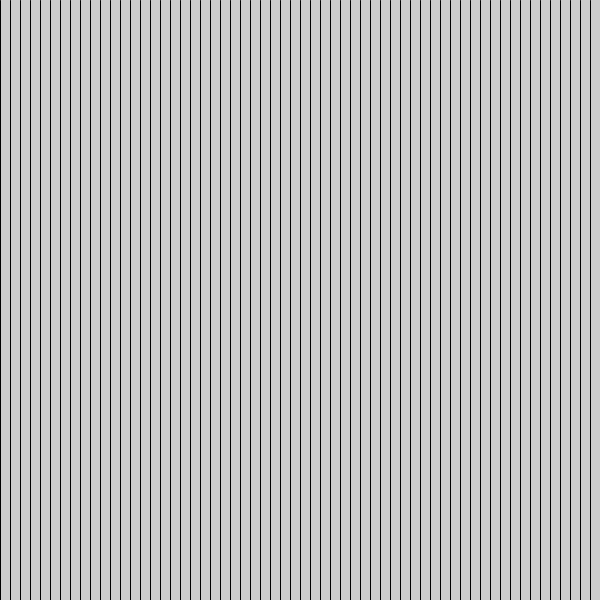
Frame 1 (no input)
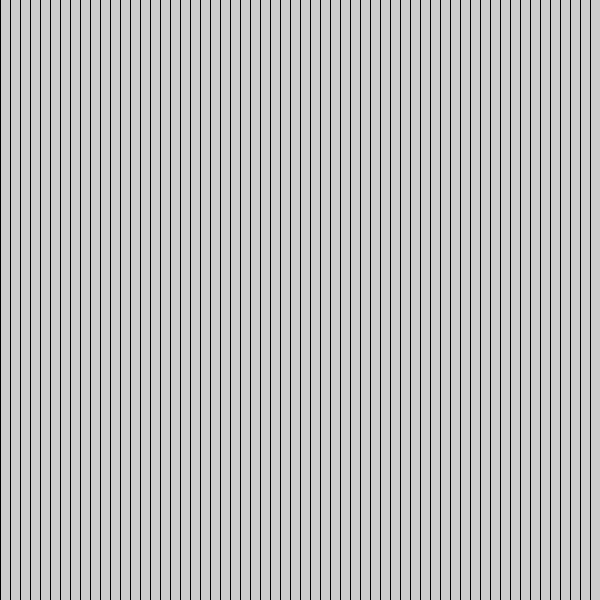
Frame 60 (the mouse pressed at the canvas centre just before this capture)
Frame 120 (the mouse held since frame 60 and released just before this capture): identical to frame 60, image omitted

The Processing sketch that drew these frames (run headless with seeded random() and noise(); from frame 60 on, the mouse is pressed at the canvas centre):

// Processing sketch: for_loops
// ── for_loops.pde
void setup(){
  size(600,600);
}

void draw(){
  for(int i = 0; i <width; i+=10){
    line(i,0,i,height);
    println(i);
  }
 
}
